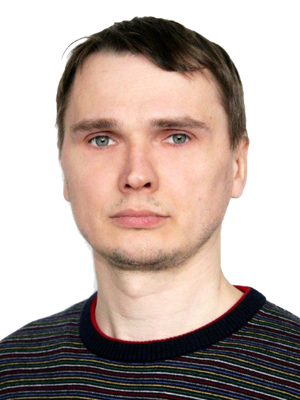
#> input picture simpledataset/1.jpg, 300 x 400 px; its folder holds only this picture in this run
$ jupyter execute --allow-errors detect_faces.ipynb   (shell and % lines are left out)
#> lines starting #> are read from the running program, lines starting #| are printed output that depends on the picture
### align/detect_face.py
""" Tensorflow implementation of the face detection / alignment algorithm found at
https://github.com/kpzhang93/MTCNN_face_detection_alignment
"""
# MIT License
#
# Copyright (c) 2016 David Sandberg
#
# Permission is hereby granted, free of charge, to any person obtaining a copy
# of this software and associated documentation files (the "Software"), to deal
# in the Software without restriction, including without limitation the rights
# to use, copy, modify, merge, publish, distribute, sublicense, and/or sell
# copies of the Software, and to permit persons to whom the Software is
# furnished to do so, subject to the following conditions:
#
# The above copyright notice and this permission notice shall be included in all
# copies or substantial portions of the Software.
#
# THE SOFTWARE IS PROVIDED "AS IS", WITHOUT WARRANTY OF ANY KIND, EXPRESS OR
# IMPLIED, INCLUDING BUT NOT LIMITED TO THE WARRANTIES OF MERCHANTABILITY,
# FITNESS FOR A PARTICULAR PURPOSE AND NONINFRINGEMENT. IN NO EVENT SHALL THE
# AUTHORS OR COPYRIGHT HOLDERS BE LIABLE FOR ANY CLAIM, DAMAGES OR OTHER
# LIABILITY, WHETHER IN AN ACTION OF CONTRACT, TORT OR OTHERWISE, ARISING FROM,
# OUT OF OR IN CONNECTION WITH THE SOFTWARE OR THE USE OR OTHER DEALINGS IN THE
# SOFTWARE.

from __future__ import absolute_import
from __future__ import division
from __future__ import print_function
from six import string_types, iteritems

import numpy as np
import tensorflow as tf
#from math import floor
import cv2
import os

def layer(op):
    """Decorator for composable network layers."""

    # [18 lines left out: function layer_decorated, not called in this run]

    return layer_decorated

class Network(object):

    # [11 lines left out: function __init__, not called in this run]

    def setup(self):
        """Construct the network. """
        raise NotImplementedError('Must be implemented by the subclass.')

    # [32 lines left out: functions load, feed, not called in this run]

    def get_output(self):
        """Returns the current network output."""
        return self.terminals[-1]

    # [6 lines left out: function get_unique_name, not called in this run]

    def make_var(self, name, shape):
        """Creates a new TensorFlow variable."""
        return tf.get_variable(name, shape, trainable=self.trainable)

    def validate_padding(self, padding):
        """Verifies that the padding is one of the supported ones."""
        assert padding in ('SAME', 'VALID')

    # [69 lines left out: functions conv, prelu, max_pool, fc, not called in this run]


    """
    Multi dimensional softmax,
    refer to https://github.com/tensorflow/tensorflow/issues/210
    compute softmax along the dimension of target
    the native softmax only supports batch_size x dimension
    """
    # [7 lines left out: function softmax, not called in this run]

class PNet(Network):
    # [14 lines left out: function setup, not called in this run]

class RNet(Network):
    # [17 lines left out: function setup, not called in this run]

class ONet(Network):
    # [512 lines left out: functions setup, create_mtcnn, detect_face, bulk_detect_face, bbreg, generateBoundingBox and 3 more, not called in this run]

def imresample(img, sz):
    im_data = cv2.resize(img, (sz[1], sz[0]), interpolation=cv2.INTER_AREA) #@UndefinedVariable
    return im_data

    # [12 lines of commented-out code are left out]

### detect_faces.ipynb
[cell 1]
import imutils
import face_recognition
import argparse
import pickle
import cv2
import os
import time
import IPython.display
import matplotlib.pyplot as plt
import tensorflow as tf
from align import detect_face
import numpy as np

[cell 2]
dataset = "simpledataset"
encodings_file = "data/encodings.{}.pickle"
detection_method = "cnn"

[cell 3]
def find_faces(imagePaths, module = 'face_recognition', detection_method = 'cnn'):
    if module == 'face_recognition':
        print("[INFO] started with {} method {}".format(module, detection_method))
    elif module == 'opencv':
        print("[INFO] started with {}".format(module))
    elif module == 'facenet':
        print("[INFO] started with {}".format(module))
        sess = tf.Session()
        # read pnet, rnet, onet models from align directory and files are det1.npy, det2.npy, det3.npy
        pnet, rnet, onet = detect_face.create_mtcnn(sess, 'align')

    # initialize the list of known encodings and known names
    knownBoxes = []
    knownNames = []

    if module == 'opencv':
        face_cascade = cv2.CascadeClassifier('data/haarcascade_frontalface_default.xml')

    # loop over the image paths
    for (i, imagePath) in enumerate(imagePaths):
        # extract the person name from the image path
        print("[INFO] processing image {}/{}".format(i + 1, len(imagePaths)))
        name = imagePath.split(os.path.sep)[-2]

        # load the input image and convert it from BGR (OpenCV ordering)
        # to dlib ordering (RGB)
        image = cv2.imread(imagePath)
        if module == 'face_recognition':
            image_recolor = cv2.cvtColor(image, cv2.COLOR_BGR2RGB)
        elif module == 'opencv':
            image_recolor = cv2.cvtColor(image, cv2.COLOR_BGR2GRAY)
        elif module == 'facenet':
            image_recolor = image

        if module == 'face_recognition':
            # detect the (x, y)-coordinates of the bounding boxes
            # corresponding to each face in the input image
            boxes = face_recognition.face_locations(image_recolor, model=detection_method)
        elif module == 'opencv':
            boxes = face_cascade.detectMultiScale(image_recolor, 1.3, 6)
        elif module == 'facenet':
            minsize = 20
            threshold = [0.6, 0.7, 0.7]
            factor = 0.709
            margin = 44

            def getFace(img):
                bxs = []
                img_size = np.asarray(img.shape)[0:2]
                bounding_boxes, _ = detect_face.detect_face(img, minsize, pnet, rnet, onet, threshold, factor)
                if not len(bounding_boxes) == 0:
                    for face in bounding_boxes:
                        if face[4] > 0.50:
                            det = np.squeeze(face[0:4])
                            bb = np.zeros(4, dtype=np.int32)
                            bb[0] = np.maximum(det[0] - margin / 2, 0)
                            bb[1] = np.maximum(det[1] - margin / 2, 0)
                            bb[2] = np.minimum(det[2] + margin / 2, img_size[1])
                            bb[3] = np.minimum(det[3] + margin / 2, img_size[0])
                            bxs.append(([bb[0], bb[1], bb[2], bb[3]]))
                return bxs
            boxes = getFace(image_recolor)

        # loop over the boxes
        #for encoding in encodings:
        for box in boxes:
            # add each encoding + name to our set of known names and
            # encodings
            knownBoxes.append(box)
            knownNames.append(name)
    return {"boxes": knownBoxes, "names": knownNames}

[cell 4]
imagePaths = list(imutils.paths.list_images(dataset))

[cell 5]
start_time = time.time()
#> (the rest of this cell did not finish here and is left out)

[cell 6]
start_time = time.time()
#> (the rest of this cell did not finish here and is left out)

#> call 2 of find_faces, with module = 'face_recognition', detection_method = 'cnn'
#> in find_faces, image is the input picture: shape (400, 300, 3); mean B, G, R 163.6, 170.7, 186.5
print("[INFO] --- %s seconds --- " % (time.time() - start_time))

[cell 7]
start_time = time.time()
#> (the rest of this cell did not finish here and is left out)

print("[INFO] --- %s seconds --- " % (time.time() - start_time))

[cell 8]
start_time = time.time()
result_cv = find_faces(imagePaths, 'opencv')
#> call 4 of find_faces, with module = 'opencv', detection_method = 'cnn'
#> in find_faces (call 4), `image_recolor = cv2.cvtColor(image, cv2.COLOR_BGR2GRAY)`:
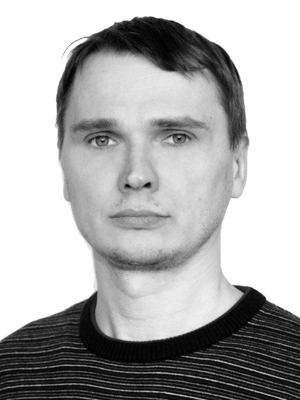
#> image_recolor: shape (400, 300); min 0, max 255, mean 174.6
#> in find_faces (call 4), `boxes = face_cascade.detectMultiScale(image_recolor, 1.3, 6)`: boxes = [[33, 58, 215, 215]]
#> the loop in find_faces (call 4), `for box in boxes:` made 1 pass
#> after the loop in find_faces (call 4), `for box in boxes:`: knownNames = ['simpledataset']
#> result_cv = {'boxes': [[33, 58, 215, 215]], 'names': ['simpledataset']}
print("[INFO] --- %s seconds --- " % (time.time() - start_time))

[cell 9]
def draw_image_information(image, name, data, label, color):
    boxes = [data['boxes'][i] for i, v in enumerate(data['names']) if v == name]
    for (top, right, bottom, left) in boxes:
        if label == "facenet":
            cv2.rectangle(image, (top, right), (bottom, left), color, 2)
            y = bottom - 15 if bottom - 15 > 15 else bottom + 15
            cv2.putText(image, label, (right, y), cv2.FONT_HERSHEY_SIMPLEX, 0.75, color, 2)
        else:
            cv2.rectangle(image, (left, top), (right, bottom), color, 2)
            y = top - 15 if top - 15 > 15 else top + 15
            cv2.putText(image, label, (left, y), cv2.FONT_HERSHEY_SIMPLEX, 0.75, color, 2)
    return image

[cell 10]
# loop over the image paths
IPython.display.clear_output(wait=True)
plt.figure(figsize=(14, 6))
#> (this line was passed over: IPython is not available in this run)
#> `name = imagePath.split(os.path.sep)[-2]`: name = 'simpledataset'
#> (the rest of this cell did not finish here and is left out)


$ run again, on simpledataset/2.jpg
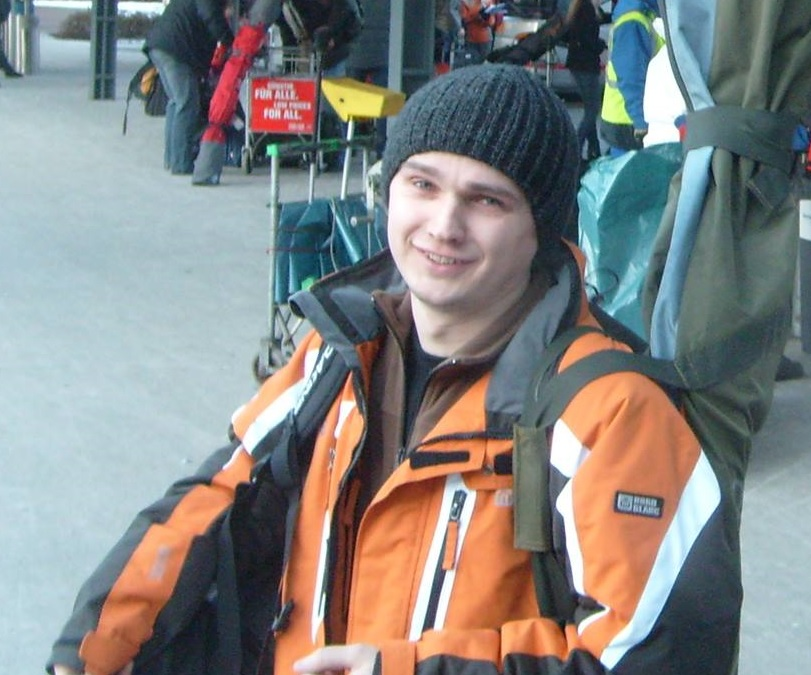
#> input picture simpledataset/2.jpg, 811 x 675 px
#> in find_faces, image is the input picture: shape (675, 811, 3); mean B, G, R 130.9, 132.2, 131.4
#> in find_faces (call 4), `image_recolor = cv2.cvtColor(image, cv2.COLOR_BGR2GRAY)`:
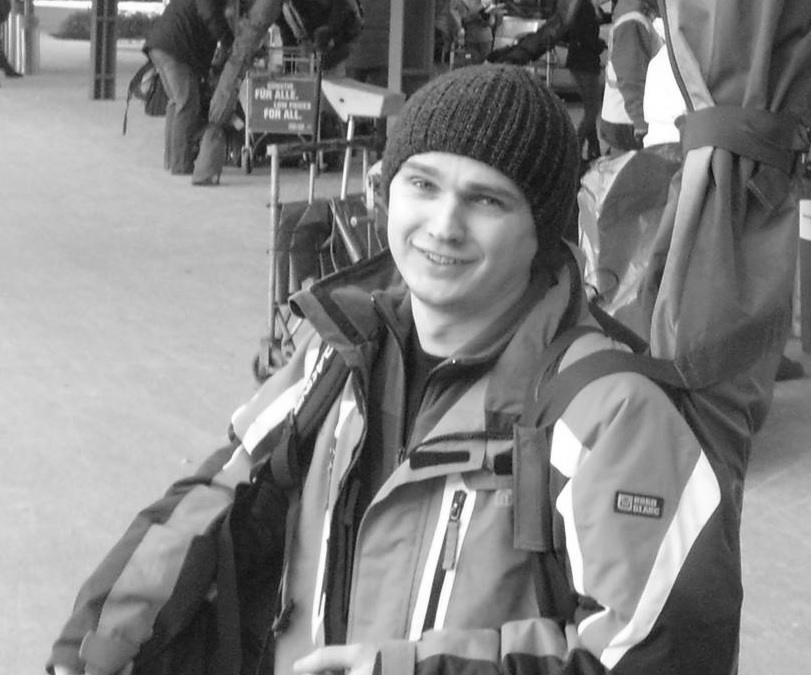
#> image_recolor: shape (675, 811); min 11, max 255, mean 131.8
#> boxes = [[374, 137, 154, 154]]
#> the loop in find_faces (call 4), `for box in boxes:` made 1 pass
#> after the loop in find_faces (call 4), `for box in boxes:`: knownNames = ['simpledataset']
#> result_cv = {'boxes': [[374, 137, 154, 154]], 'names': ['simpledataset']}
#> name = 'simpledataset'
